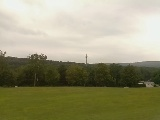
//> input picture cameraImage140.jpg, 160 x 120 px
$ ./sobelFilter cameraImage140.jpg   (built with g++ and OpenCV 4)
//> lines starting //> are read from the running program, lines starting //| are printed output that depends on the picture; after the words box and inside, x2 and y2 are one past the last pixel; in counts of white or black regions, pixels touching at a corner belong together
#include <opencv2/opencv.hpp>
#include <iostream>
#include <math.h>

#define PI 3.14159

int erodeValue;
int dilateValue;
int epsilonVal;

cv::Mat src;
cv::Mat dst;

int getMinPoint(std::vector<cv::Point>);
void on_trackbar(int, void*)
{
  cv::Mat element = cv::getStructuringElement( cv::MORPH_ELLIPSE,
                                      cv::Size( 2*erodeValue + 1, 2*erodeValue+1 ),
                                      cv::Point( erodeValue, erodeValue ) );
  cv::Mat element1 = cv::getStructuringElement( cv::MORPH_ELLIPSE,
                                          cv::Size( 2*dilateValue + 1, 2*dilateValue+1 ),
                                          cv::Point( dilateValue, dilateValue ) );

  std::vector<std::vector<cv::Point> > contours;
  std::vector<cv::Vec4i> hierarchy;
  std::vector<cv::Point> emptyContour;
  std::vector<std::vector<cv::Point> > biggestThree (3, emptyContour);

  src.convertTo(dst, -1, 2.7, 0);
  cv::medianBlur(dst, dst, 3);
  cv::Sobel(dst, dst, -1, 1, 1, 7);
  cv::inRange(dst, cv::Scalar(0, 0, 255), cv::Scalar(0, 0, 255), dst);
  cv::dilate(dst, dst, element1);
  cv::erode(dst, dst, element, cv::Point(-1, -1), 2);
  cv::Canny(dst, dst, 0, 255, 3);
  cv::findContours(dst, contours, hierarchy, CV_RETR_EXTERNAL, CV_CHAIN_APPROX_NONE, cv::Point(0,0));
  for (int i = 0; i < contours.size(); i++)
  {
    if(contours[i].size() > biggestThree[2].size())
    {
      if(contours[i].size() > biggestThree[1].size())
      {
        if(contours[i].size() > biggestThree[0].size())
        {
          biggestThree.insert(biggestThree.begin()+0, contours[i]);
          biggestThree.erase(biggestThree.begin()+4);
        }
        else {
        biggestThree.insert(biggestThree.begin()+1, contours[i]);
        biggestThree.erase(biggestThree.begin()+4);
        }
      }
        else {
          biggestThree.insert(biggestThree.begin()+2, contours[i]);
          biggestThree.erase(biggestThree.begin()+4);
        }
      }

  }

  //cv::Mat superawesomecontourmatrix(dst.size(), CV_8UC3, cv::Scalar(0,0,0));
  //cv::drawContours(superawesomecontourmatrix, contours, largestContourIndex, cv::Scalar(0, 0, 255), 5);
  std::vector<std::vector<cv::Point> > moreContours;
  moreContours.resize(3);
  cv::approxPolyDP(biggestThree[0], moreContours[0], epsilonVal, false);
  cv::approxPolyDP(biggestThree[1], moreContours[1], epsilonVal, false);
  cv::approxPolyDP(biggestThree[2], moreContours[2], epsilonVal, false);
  cv::drawContours(dst, biggestThree, -1, cv::Scalar(100, 100, 100), 2);
  int largestDistance = 0;
  cv::Point startPoint;
  cv::Point endPoint;

  for(int x = 0; x < 3; x++)
  {
    for(int i = 0; i < moreContours[x].size()-1; i++)
    {
      int distance = (moreContours[x][i].x - moreContours[x][i+1].x) + (moreContours[x][i].y - moreContours[x][i+1].y);
      if (distance > largestDistance)
      {
        largestDistance = distance;
        startPoint.x = moreContours[x][i].x;
        startPoint.y = moreContours[x][i].y;
        endPoint.x = moreContours[x][i+1].x;
        endPoint.y = moreContours[x][i+1].y;
      }
    }
  }

  double opposite = endPoint.y-startPoint.y;
  double adjacent = endPoint.x-startPoint.x;
  double angle = -atan(opposite/adjacent)*180/PI;
  std::cout << angle << std::endl;

  int lowestPoint = getMinPoint(biggestThree[0]);
  int lowestPointIndex = 0;
  for(int i = 1; i < 3; i++)
  {
    int minimum = getMinPoint(biggestThree[i]);
    if(lowestPoint < minimum)
    {
      lowestPoint = minimum;
      lowestPointIndex = i;
    }
  }
  //cv::drawContours(dst, biggestThree, lowestPointIndex, cv::Scalar(255, 255, 255), 5);
  cv::drawContours(dst, moreContours, -1, cv::Scalar(255, 255, 255), 2);
  cv::line(dst, startPoint, endPoint, cv::Scalar(200, 200, 200), 6);
  cv::imshow("Sobel Filter", dst);
  cv::resizeWindow("Sobel Filter", 600, 600);
}
int getMinPoint(std::vector<cv::Point> contour)
{
  int lowestPoint = contour[0].y;
  for (int i = 0; i < contour.size(); i++)
  {
    if(contour[i].y > lowestPoint) {
      lowestPoint = contour[i].y;
    }
  }
  return lowestPoint;
}
int main(int argc, char** argv)
{
  src = cv::imread(argv[1]);
//> src is the input picture: 120 rows x 160 cols, CV_8UC3; mean B, G, R 120.3, 150.2, 153.3
  cv::namedWindow("Sobel Filter", 1);
  erodeValue = 10;
  dilateValue = 20;
  epsilonVal = 10;
  cv::createTrackbar("Erode Trackbar", "Sobel Filter", &erodeValue, 20, on_trackbar);
  cv::createTrackbar("Dilate Trackbar", "Sobel Filter", &dilateValue, 30, on_trackbar);
  cv::createTrackbar("Epsilon Trackbar", "Sobel Filter", &epsilonVal, 500, on_trackbar);
  on_trackbar(0, 0);
//> in on_trackbar, `src.convertTo(dst, -1, 2.7, 0);`:
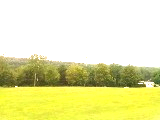
//> dst: 120 rows x 160 cols, CV_8UC3; mean B, G, R 168.3, 230.2, 230.4
//> in on_trackbar, `cv::medianBlur(dst, dst, 3);`:
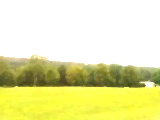
//> dst: 120 rows x 160 cols, CV_8UC3; mean B, G, R 168.1, 230.3, 230.5
//> in on_trackbar, `cv::Sobel(dst, dst, -1, 1, 1, 7);`:
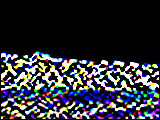
//> dst: 120 rows x 160 cols, CV_8UC3; mean B, G, R 54.3, 47.6, 46.7
//> in on_trackbar, `cv::inRange(dst, cv::Scalar(0, 0, 255), cv::Scalar(0, 0, 255), dst);`:
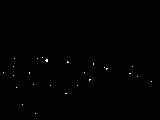
//> dst: 120 rows x 160 cols, CV_8UC1; 0.21% white in thin lines or dots, all inside (x1, y1, x2, y2) = (3, 57, 152, 114)
//> in on_trackbar, `cv::dilate(dst, dst, element1);`:
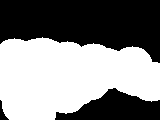
//> dst: 120 rows x 160 cols, CV_8UC1; 51.9% white; 3 black regions, box (x1, y1, x2, y2) and area: (0, 0, 160, 63) 7154, (55, 88, 160, 120) 2009, (0, 100, 9, 120) 74
//> in on_trackbar, `cv::erode(dst, dst, element, cv::Point(-1, -1), 2);`:
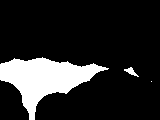
//> dst: 120 rows x 160 cols, CV_8UC1; 15.8% white; 3 white regions (1 under 20 px), largest, box (x1, y1, x2, y2) and area: (0, 57, 109, 120) 2982, (124, 67, 139, 77) 60
//> in on_trackbar, `cv::findContours(dst, contours, hierarchy, CV_RETR_EXTERNAL, CV_CHAIN_..`: contours = 6 contours, 5 with area under 20; largest, box (x1, y1, x2, y2) and area: (124, 67, 139, 77) 56
//> the loop in on_trackbar, `for (int i = 0; i < contours.size(); i++)` made 6 passes
//> in on_trackbar, `cv::approxPolyDP(biggestThree[0], moreContours[0], epsilonVal, false);`: moreContours = 3 entries, 1 filled: 1 contour; box (x1, y1, x2, y2) and area: (0, 57, 109, 68) 403
//> in on_trackbar, `cv::approxPolyDP(biggestThree[1], moreContours[1], epsilonVal, false);`: moreContours = 3 entries, 2 filled: 2 contours; box (x1, y1, x2, y2) and area: (0, 57, 109, 68) 403, (34, 69, 106, 120) 32
//> in on_trackbar, `cv::approxPolyDP(biggestThree[2], moreContours[2], epsilonVal, false);`: moreContours = 3 contours, 1 with area under 20; largest, box (x1, y1, x2, y2) and area: (0, 57, 109, 68) 403, (34, 69, 106, 120) 32
//> after the loop in on_trackbar, `for(int x = 0; x < 3; x++)`: largestDistance = 80; startPoint = Point(108, 67); endPoint = Point(38, 57)
//> in on_trackbar, `double opposite = endPoint.y-startPoint.y;`: opposite = -10
//> in on_trackbar, `double adjacent = endPoint.x-startPoint.x;`: adjacent = -70
//> in on_trackbar, `double angle = -atan(opposite/adjacent)*180/PI;`: angle = -8.13
//| -8.13011
//> in getMinPoint, `int lowestPoint = contour[0].y;`: lowestPoint = 57
//> after the loop in getMinPoint, `for (int i = 0; i < contour.size(); i++)`: lowestPoint = 67
//> the loop in on_trackbar, `for(int i = 1; i < 3; i++)` made 2 passes
//> (minimum, lowestPoint) on pass 1: (119, 119)
//> minimum on pass 2: 119
//> after the loop in on_trackbar, `for(int i = 1; i < 3; i++)`: lowestPoint = 119; lowestPointIndex = 1
//> in on_trackbar, `cv::line(dst, startPoint, endPoint, cv::Scalar(200, 200, 200), 6);`:
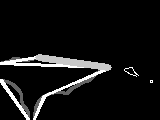
//> dst: 120 rows x 160 cols, CV_8UC1; min 0, max 255, mean 18.3
  cv::waitKey(0);
  return 0;
}
